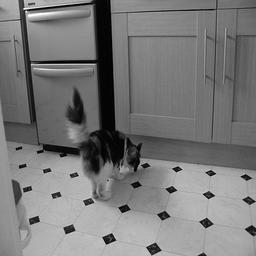
#> input picture Code/Avec CNN/GenerationDeMasque/Dataset/2008_001610.jpg, 256 x 256 px; its folder holds only this picture in this run
$ python preprocessing.py
#> lines starting #> are read from the running program, lines starting #| are printed output that depends on the picture; after the words box and inside, x2 and y2 are one past the last pixel; in counts of white or black regions, pixels touching at a corner belong together
import os
import random
import numpy as np
from PIL import Image, ImageDraw

# Dossiers source et cible
source_folder = "Dataset"
target_folder = "Dataset_preprocessed"

# Créer les sous-dossiers pour les images dégradées et les masques
degraded_folder = os.path.join(target_folder, "degraded_images")
mask_folder = os.path.join(target_folder, "masks")

os.makedirs(degraded_folder, exist_ok=True)
os.makedirs(mask_folder, exist_ok=True)

def resize_image(image, target_size=(256, 256)):
    """Redimensionne l'image à la taille cible."""
    return image.convert("L").resize(target_size)

#Technique 3 (ligne "random" mais on fait une rotation a la fin du segment)

# import random
# from PIL import Image, ImageDraw

def AjoutLignesAvecMasque(image, num_lines=5, max_deviation=5):
    """Ajoute des lignes aléatoires bruitées continues à l'image et génère un masque correspondant."""
    draw = ImageDraw.Draw(image)
    width, height = image.size
    mask = Image.new("L", (width, height), 0)  # Masque binaire initialisé à 0
    mask_draw = ImageDraw.Draw(mask)

    for _ in range(num_lines):
        line_color = 255
        line_thickness = random.randint(1, 15)
        orientation = random.choice(["horizontal", "vertical", "diagonal"])
        segments = random.randint(10, 30)  # Diviser la ligne en plusieurs segments

        # Définir le point de départ initial
        start_x = random.randint(0, width - 1)
        start_y = random.randint(0, height - 1)

        current_x, current_y = start_x, start_y  # Les coordonnées actuelles

        for _ in range(segments):
            if orientation == "horizontal":
                # Déviation horizontale uniquement (x change, y constant avec bruit)
                new_x = current_x + random.randint(5, 20)  # Longueur de segment
                new_y = current_y + random.randint(-max_deviation, max_deviation)  # Bruit vertical
                if new_x >= width:
                    new_x = width - 1
                draw.line([(current_x, current_y), (new_x, new_y)], fill=line_color, width=line_thickness)
                mask_draw.line([(current_x, current_y), (new_x, new_y)], fill=255, width=line_thickness)
                current_x, current_y = new_x, new_y
                if current_x >= width - 1:
                    break

            elif orientation == "vertical":
                # Déviation verticale uniquement (y change, x constant avec bruit)
                new_y = current_y + random.randint(5, 20)  # Longueur de segment
                new_x = current_x + random.randint(-max_deviation, max_deviation)  # Bruit horizontal
                if new_y >= height:
                    new_y = height - 1
                draw.line([(current_x, current_y), (new_x, new_y)], fill=line_color, width=line_thickness)
                mask_draw.line([(current_x, current_y), (new_x, new_y)], fill=255, width=line_thickness)
                current_x, current_y = new_x, new_y
                if current_y >= height - 1:
                    break

            elif orientation == "diagonal":
                # Déviation dans les deux directions
                new_x = current_x + random.randint(-20, 20)
                new_y = current_y + random.randint(-20, 20)
                if new_x < 0:
                    new_x = 0
                if new_x >= width:
                    new_x = width - 1
                if new_y < 0:
                    new_y = 0
                if new_y >= height:
                    new_y = height - 1
                draw.line([(current_x, current_y), (new_x, new_y)], fill=line_color, width=line_thickness)
                mask_draw.line([(current_x, current_y), (new_x, new_y)], fill=255, width=line_thickness)
                current_x, current_y = new_x, new_y
                if current_x >= width - 1 or current_y >= height - 1:
                    break

    return image, mask


# [82 lines of commented-out code are left out]

def preprocess_image_for_degradation(image, target_size=(256, 256)):
    """Ajoute des lignes aléatoires à une image et génère un masque."""
    image = resize_image(image, target_size)
    nbLignes = random.randint(1, 7)
    return AjoutLignesAvecMasque(image, nbLignes)

# Traiter toutes les images du dossier source
for filename in os.listdir(source_folder):
    if filename.endswith((".jpg", ".jpeg", ".png")):
        img_path = os.path.join(source_folder, filename)
        img = Image.open(img_path)
#> img is the input picture: PIL image 256x256 L; min 0, max 255, mean 121.5

        # Prétraitement dégradé avec masque
        degraded_img, mask_img = preprocess_image_for_degradation(img)
#> in AjoutLignesAvecMasque, `mask = Image.new("L", (width, height), 0)`: mask: PIL image 256x256 L; every value is 0
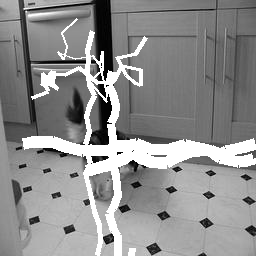
#> degraded_img: PIL image 256x256 L; min 0, max 255, mean 141.8
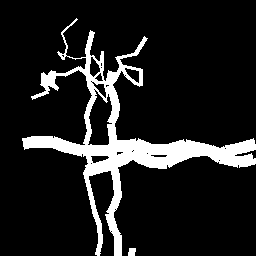
#> mask_img: PIL image 256x256 L; 12.4% white; 2 white regions, box (x1, y1, x2, y2) and area: (22, 18, 256, 256) 8044, (128, 248, 136, 256) 56
        degraded_img.save(os.path.join(degraded_folder, filename))
        mask_img.save(os.path.join(mask_folder, filename))

print("Prétraitement terminé avec masques générés !")

$ run again, on Code/Avec CNN/GenerationDeMasque/Dataset/2008_007997.jpg
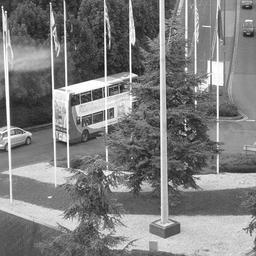
#> input picture Code/Avec CNN/GenerationDeMasque/Dataset/2008_007997.jpg, 256 x 256 px
#> img is the input picture: PIL image 256x256 L; min 18, max 255, mean 126.2
#> mask: PIL image 256x256 L; every value is 0
#> `degraded_img, mask_img = preprocess_image_for_degradation(img)`:
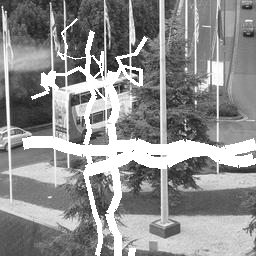
#> degraded_img: PIL image 256x256 L; min 18, max 255, mean 143.5
#> mask_img: PIL image 256x256 L; 12.4% white; 2 white regions, box (x1, y1, x2, y2) and area: (22, 18, 256, 256) 8044, (128, 248, 136, 256) 56

$ run again, on Code/Avec CNN/GenerationDeMasque/Dataset/2008_008212.jpg
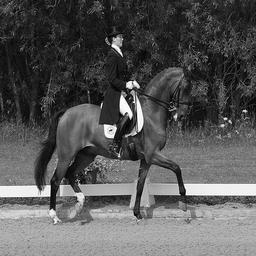
#> input picture Code/Avec CNN/GenerationDeMasque/Dataset/2008_008212.jpg, 256 x 256 px
#> img is the input picture: PIL image 256x256 L; min 0, max 255, mean 88
#> mask: PIL image 256x256 L; every value is 0
#> `degraded_img, mask_img = preprocess_image_for_degradation(img)`:
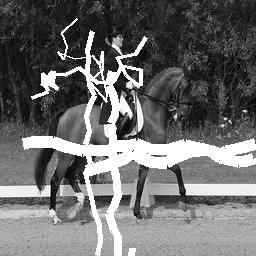
#> degraded_img: PIL image 256x256 L; min 0, max 255, mean 109
#> mask_img: PIL image 256x256 L; 12.4% white; 2 white regions, box (x1, y1, x2, y2) and area: (22, 18, 256, 256) 8044, (128, 248, 136, 256) 56

$ run again, on Code/Avec CNN/GenerationDeMasque/Dataset/2009_001397.jpg
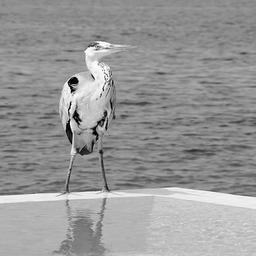
#> input picture Code/Avec CNN/GenerationDeMasque/Dataset/2009_001397.jpg, 256 x 256 px
#> img is the input picture: PIL image 256x256 L; min 0, max 255, mean 151.5
#> mask: PIL image 256x256 L; every value is 0
#> `degraded_img, mask_img = preprocess_image_for_degradation(img)`:
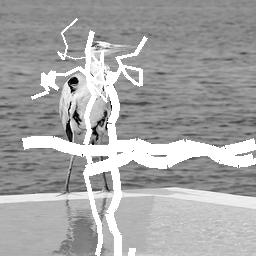
#> degraded_img: PIL image 256x256 L; min 0, max 255, mean 165.4
#> mask_img: PIL image 256x256 L; 12.4% white; 2 white regions, box (x1, y1, x2, y2) and area: (22, 18, 256, 256) 8044, (128, 248, 136, 256) 56

$ run again, on Code/Avec CNN/GenerationDeMasque/Dataset/2008_002733.jpg
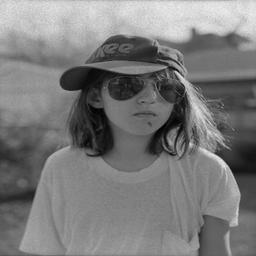
#> input picture Code/Avec CNN/GenerationDeMasque/Dataset/2008_002733.jpg, 256 x 256 px
#> img is the input picture: PIL image 256x256 L; min 0, max 237, mean 123
#> mask: PIL image 256x256 L; every value is 0
#> `degraded_img, mask_img = preprocess_image_for_degradation(img)`:
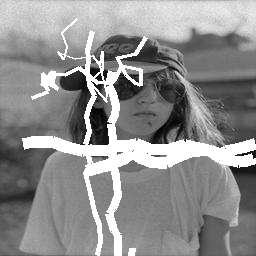
#> degraded_img: PIL image 256x256 L; min 0, max 255, mean 142.4
#> mask_img: PIL image 256x256 L; 12.4% white; 2 white regions, box (x1, y1, x2, y2) and area: (22, 18, 256, 256) 8044, (128, 248, 136, 256) 56
